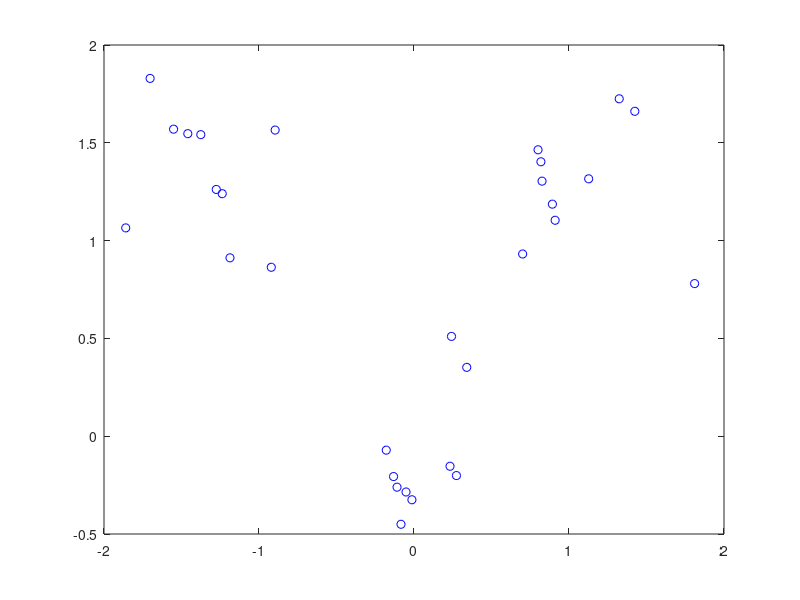
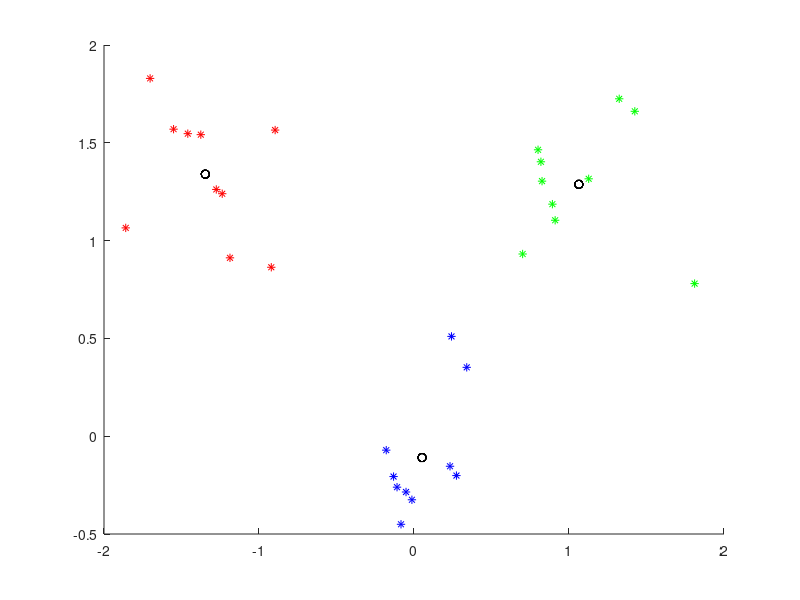

Write the MATLAB code that produced these figures, in order.
clear;
clc;
times = 0;
N = 3;%设置聚类数目
%%  生成3组坐标

mu1=[0 0];  %均值
S1=[0.1 0 ; 0 0.1];  %协方差
data1=mvnrnd(mu1,S1,10);   

mu2=[-1.25 1.25];
S2=[0.1 0 ; 0 0.1];
data2=mvnrnd(mu2,S2,10);

mu3=[1.25 1.25];
S3=[0.1 0 ; 0 0.1];
data3=mvnrnd(mu3,S3,10);


%% 显示数据
plot(data1(:,1),data1(:,2),'bo');
hold on;
plot(data2(:,1),data2(:,2),'bo');
plot(data3(:,1),data3(:,2),'bo');
%%  初始化工作
data = [data1;data2;data3];
[m,n] = size(data); % m = 30,n = 2
center = zeros(N,n);% 初始化聚类中心，生成N行n列的零矩阵
pattern = data;     % 将整个数据拷贝到pattern矩阵中
%% 第一次随机产生聚类中心 randi返回1*1的(1,300)的数
for x = 1 : N
    center(x,:) = data(randi(3,1),:); 
end
while true
distence = zeros(1,N);   % 产生1行N列的零矩阵
num = zeros(1,N);        % 产生1行N列的零矩阵
new_center = zeros(N,n); % 产生N行n列的零矩阵


%% 更新标签ci
for x = 1 : m
    for y = 1 : N
        distence(y) = norm(data(x,:) - center(y,:));
    end
    [~,temp] = min(distence); 
    pattern(x,n + 1) = temp;         
end



times = times+1;
k = 0;



%% 更新中心坐标
for y = 1 : N
    for x = 1 : m
        if pattern(x,n + 1) == y
           new_center(y,:) = new_center(y,:) + pattern(x,1:n);
           num(y) = num(y) + 1;
        end
    end
    new_center(y,:) = new_center(y,:) / num(y);
    if norm(new_center(y,:) - center(y,:)) < 0.0001 %设定最小误差变化（阈值）
        k = k + 1;
    end
end
if k == N || times > 10000 % 设置终止条件（加入最大迭代次数限制）
     break;
else
     center = new_center;
end
end


[m, n] = size(pattern); %[m,n] = [30,3]
 
%% 最后显示聚类后的数据
figure;
hold on;
for i = 1 : m
    if pattern(i,n) == 1 
         plot(pattern(i,1),pattern(i,2),'r*');
         plot(center(1,1),center(1,2),'ko');
    elseif pattern(i,n) == 2
         plot(pattern(i,1),pattern(i,2),'g*');
         plot(center(2,1),center(2,2),'ko');
    elseif pattern(i,n) == 3
         plot(pattern(i,1),pattern(i,2),'b*');
         plot(center(3,1),center(3,2),'ko');
    elseif pattern(i,n) == 4
         plot(pattern(i,1),pattern(i,2),'y*');
         plot(center(4,1),center(4,2),'ko');
    else
         plot(pattern(i,1),pattern(i,2),'m*');
         plot(center(5,1),center(5,2),'ko');
    end
end